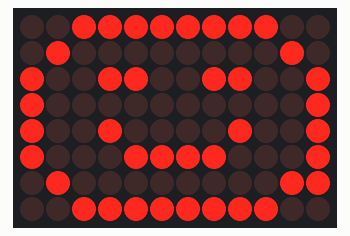
This sketch was run on a simulated Arduino Uno R4 WiFi. Parts: 12×8 LED matrix.

Above: at 0.1 s.

The sketch:

PreviewMatrix.ino
```cpp
/*
  This sketch is modified from the "live preview" example sketch
  Reads 12 bytes from the serial port
  Updates the LED Matrix accordingly
  Works with LED MAtrix editor at https://github.com/mutterer/IJR4Matrix/
*/

#include "Arduino_LED_Matrix.h"

ArduinoLEDMatrix matrix;

uint32_t frame[] = {
 0x3fc40299, 0x98019098, 0xf14033fc
};

void setup() {
  Serial.begin(9600);
  matrix.begin();
  matrix.loadFrame(frame);
}

void loop() {
  if(Serial.available() >= 12){
    frame[0] = Serial.read() << 24 | Serial.read() << 16 | Serial.read() << 8 | Serial.read() ;
    frame[1] = Serial.read() << 24 | Serial.read() << 16 | Serial.read() << 8 | Serial.read() ;
    frame[2] = Serial.read() << 24 | Serial.read() << 16 | Serial.read() << 8 | Serial.read() ;
    matrix.loadFrame(frame);
  }
}
```
